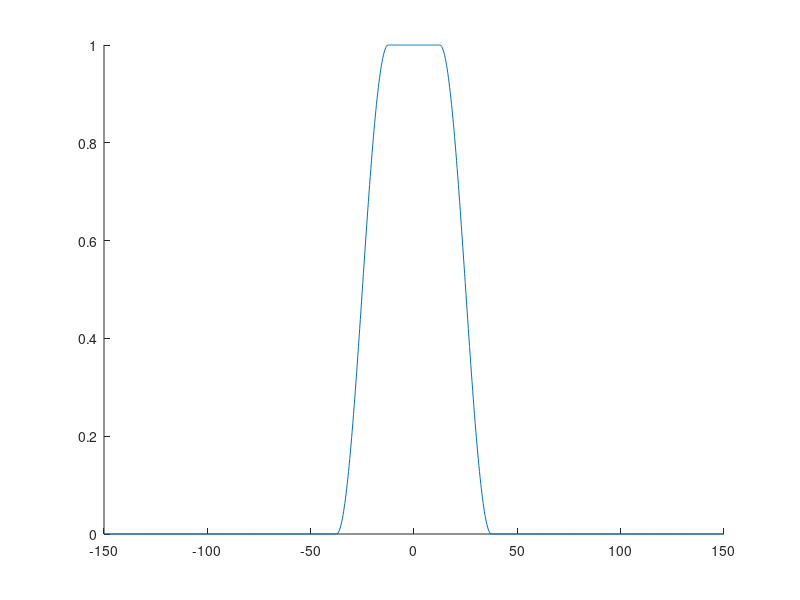

Reproduce this figure in MATLAB. (Note: this script raises an error after producing the figure.)
close all;
% message = "I think dogs should vote!";
% 
% sampleRate = 8/1000;   %Sample rate (samples per second)
% symbolRate = 1/1000;    %Symbol rate (symbols per second)
% samplesPerSymbol = sampleRate/symbolRate;
% 
% pulse_shape = rcosdesign(.2,9,samplesPerSymbol);
% pulse_shape = pulse_shape/max(pulse_shape); %Normalize
% 
% p1 = [zeros(1,samplesPerSymbol) pulse_shape];
% p2 = [pulse_shape zeros(1,samplesPerSymbol)];
% figure;
% hold on;
% plot(p1)
% plot(p2)
% plot(p1.*p2)
% title({'Time-Delayed Pulses'})
% legend('Pulse 1', 'Pulse 2', 'Element-wise product')
% hold off;
% 
% 
% inner = zeros(1,10);
% for i = 1:10
%     p1 = [zeros(1,i) pulse_shape];
%     p2 = [pulse_shape zeros(1,i)];
%     inner(i) = dot(p1,p2);
% end
% figure;
% plot(inner)
% 
% x = [0,0,0,0,0,0,0,.2,.7,1,1,1,1,1,.7,.2,0,0,0,0,0,0,0];
% figure;
% plot(abs(ifft(x)))
% 
% r = encode(message, pulse_shape, sampleRate, symbolRate);
% r = r+rand(size(r))*.5;
% figure;
% plot(r)
% 
% receivedmessage = decode(r, pulse_shape, sampleRate, symbolRate)


 T = 1/50
 beta = .5
 f = linspace(-3/T, 3/T, 1000)

 logical1 = (abs(f)>(1-beta)/(2*T)).*(abs(f)<(1+beta)/(2*T))
 rcos = 1/2*(1+cos(pi*T/beta*(abs(f)-(1-beta)/(2*T))))
 logical2 = (abs(f)<(1-beta)/(2*T))
 rcos=rcos.*logical1
 rcos=rcos+logical2
 figure(3);
 hold on;
 plot(f, rcos)
 plot(f, rcosDelay)
 plot(f, rcosAdvance)
 plot(f, rcos+rcosDelay+rcosAdvance+rcosDelay2+rcosAdvance2, 'LineWidth',3)
 plot(f, rcosDelay2)
 plot(f, rcosAdvance2)

 ylim([-.1, 1.5])
 xlabel("Frequency")
 ylabel("|H(f)|")
 title("A rectangular pulse alongside frequency-shifted copies")
 hold off;
 
 
%  
%  
%  
%  
%  
%  
%  
%  
%  
%  
%  
% 
% 
% 
% Fs = 1000;            % Sampling frequency                    
% beta = .3;
% p = rcosdesign(beta,20,20);
% [P, f] = dualFFT(p,Fs);
% 
% 
% figure;
% hold on;
% title("SRRC Pulse Frequency Domain (\beta = " + beta + ")")
% xlabel("Frequency (Hz)")
% ylabel("Amplitude")
% plot(f(170:235),P(170:235))
% plot(f(170:235),P(170:235))
% hold off;
% % This helper function returns the 2-sided fourier spectrum of a given
% % signal.
% function [P, f] = dualFFT(p, Fs)
%     L = length(p);          % Define signal length
%     P = fftshift(abs(fft(p)/L)); %Calculate pulse FFT, shift to be centered at 0.
%     f = Fs*(0:(L/2))/L;     % Define Frequency range
%     f =[-flip(f), f];       % Paste Frequency range backwards
%     f(length(f)/2) = [];    % Remove duplicate 0
% end